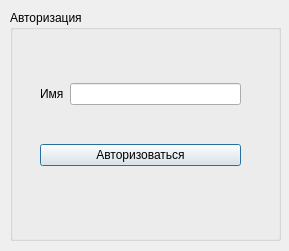
<?xml version="1.0" encoding="UTF-8"?>
<ui version="4.0">
 <class>Author</class>
 <widget class="QDialog" name="Author">
  <property name="geometry">
   <rect>
    <x>0</x>
    <y>0</y>
    <width>289</width>
    <height>251</height>
   </rect>
  </property>
  <property name="windowTitle">
   <string>Dialog</string>
  </property>
  <widget class="QGroupBox" name="groupBox">
   <property name="geometry">
    <rect>
     <x>10</x>
     <y>10</y>
     <width>271</width>
     <height>231</height>
    </rect>
   </property>
   <property name="title">
    <string>Авторизация</string>
   </property>
   <widget class="QWidget" name="">
    <property name="geometry">
     <rect>
      <x>30</x>
      <y>40</y>
      <width>201</width>
      <height>151</height>
     </rect>
    </property>
    <layout class="QVBoxLayout" name="verticalLayout">
     <item>
      <layout class="QHBoxLayout" name="horizontalLayout">
       <item>
        <widget class="QLabel" name="label">
         <property name="text">
          <string>Имя</string>
         </property>
        </widget>
       </item>
       <item>
        <widget class="QLineEdit" name="NameEdit"/>
       </item>
      </layout>
     </item>
     <item>
      <widget class="QPushButton" name="pushButton">
       <property name="text">
        <string>Авторизоваться</string>
       </property>
      </widget>
     </item>
    </layout>
   </widget>
  </widget>
 </widget>
 <resources/>
 <connections/>
</ui>
